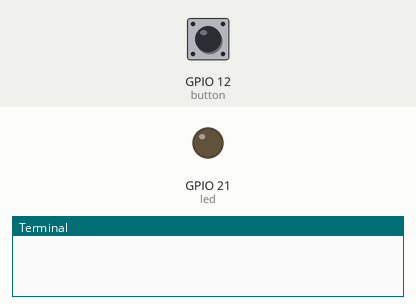
A program run on a simulated Raspberry Pi (BCM pin numbers). Parts: output pins drawn as LEDs (lit = HIGH), the last lines printed to the terminal. Inputs (shaded band) come from the test bench; at power-on: GPIO 12 (button) HIGH.

Above: at 1.2 s.
1.3 s: GPIO 12 (button) pulled LOW for 0.15 s
At 1.37 s:
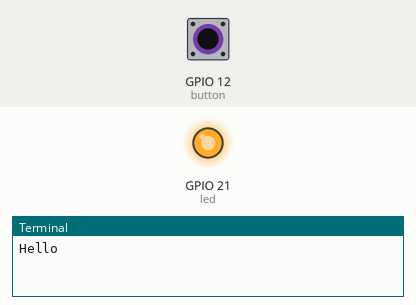
2.9 s: GPIO 12 (button) pulled LOW for 3.2 s
At 7.0 s:
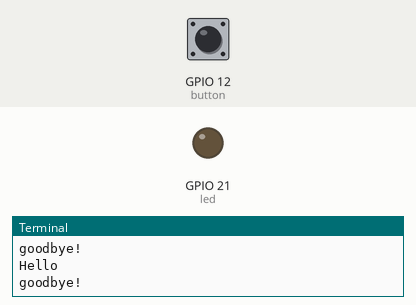
Timing chart, 0 to 8.5 s (numbered marks = the images above; inputs shaded):
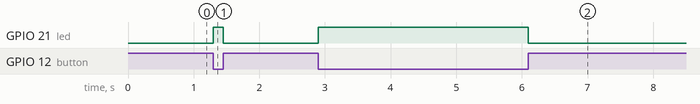

Measured:
- after the input at 1.3 s, GPIO 21 (led): LOW → HIGH at once, → LOW 0.15 s later
- after the input at 2.9 s, GPIO 21 (led): LOW → HIGH at once, → LOW 3.2 s later

The program:

button_ex04.py
```python
from gpiozero import Button, LED
from signal import pause


button = Button(12)
led = LED(21)

def say_goodbye():
    print("goodbye!")
    led.off()

def say_hello():
    print("Hello")
    led.on()


button.when_pressed = say_hello
button.when_released = say_goodbye

pause()
```
